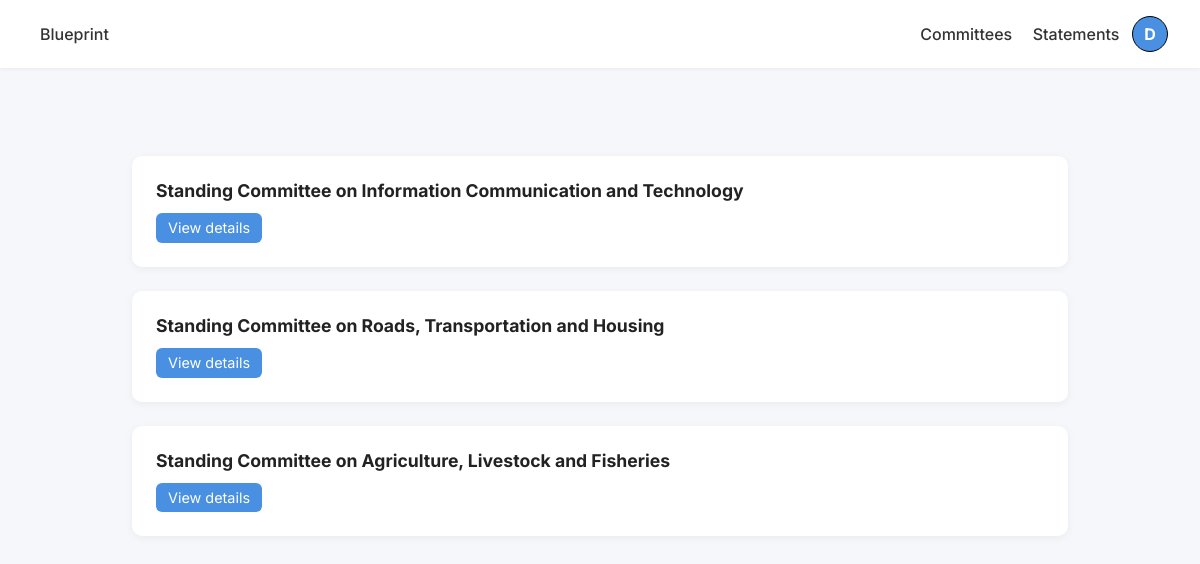
/committees (signed in), run on an earlier commit of the app's database.
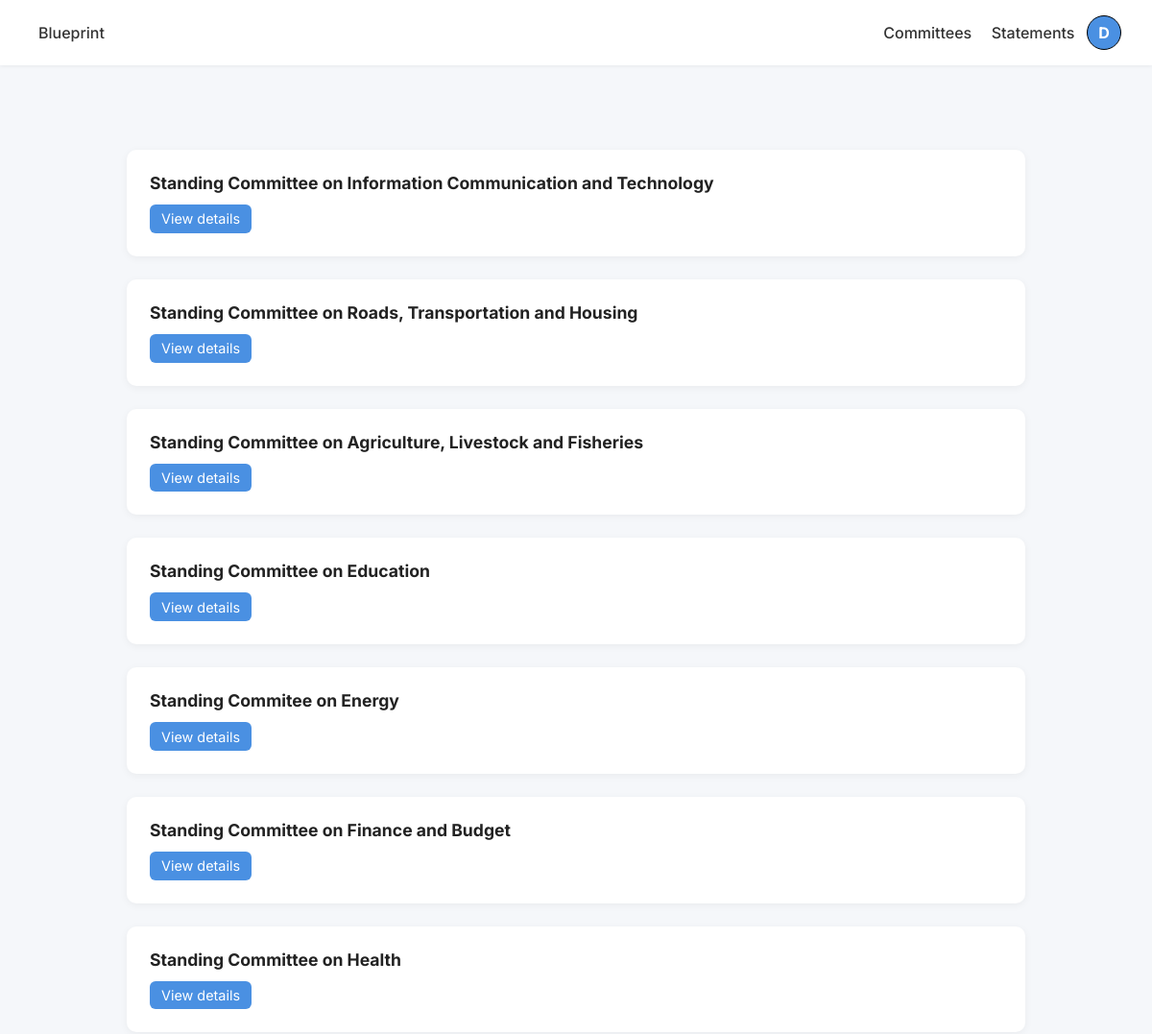
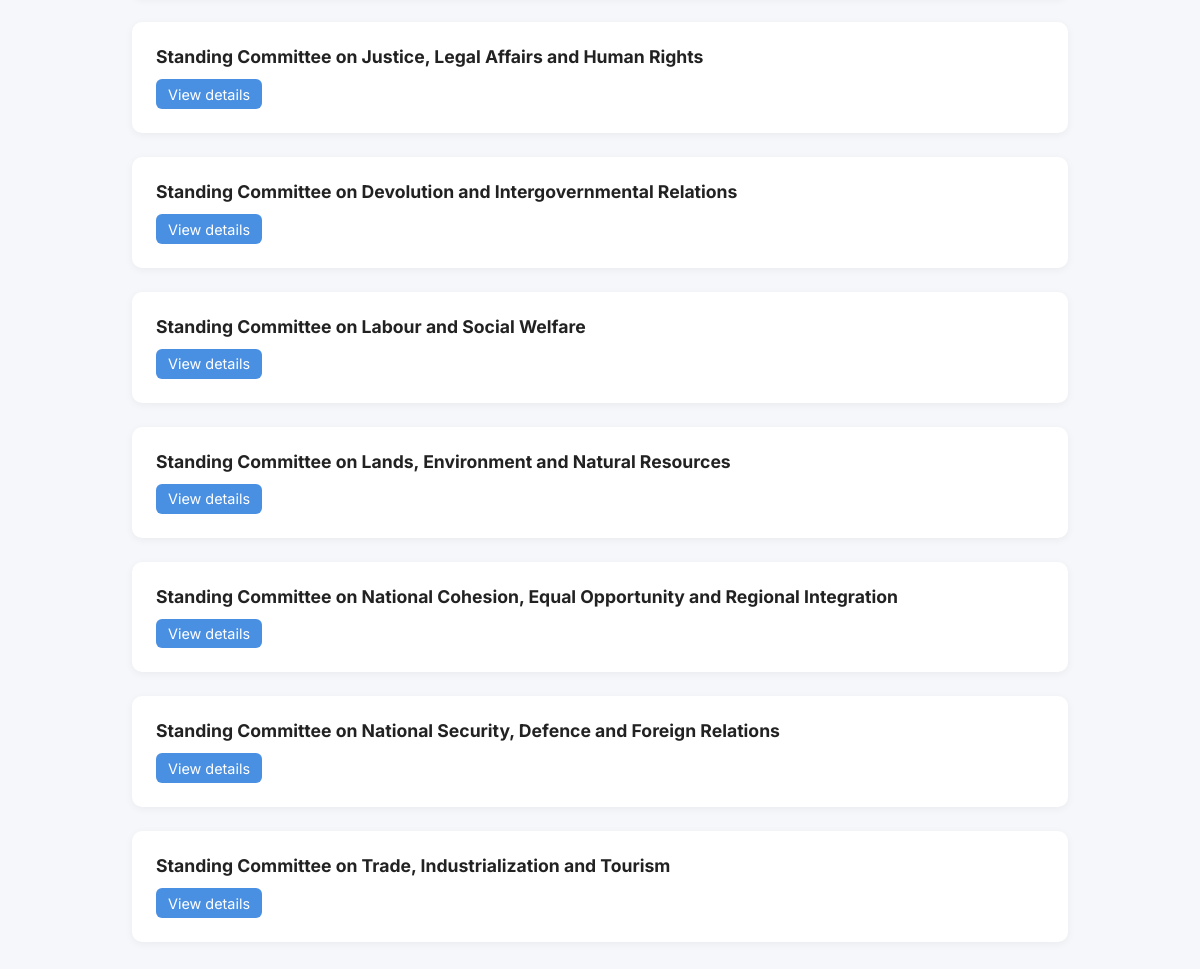
And on a later commit of the database (2 pictures, top to bottom).
### base/models.py (models this page shows, shortened)
class Committee(models.Model):
    name = models.CharField(max_length=200)
    mandate = models.TextField(null=True, blank=True)
    shorthand = models.CharField(max_length=200)
    chair = models.CharField(max_length=200)
    vice = models.CharField(max_length=200)

### base/views.py (the view)
# urls.py: path('committees', views.committees, name="committees"),
@login_required
def committees(request):
    all_committees = Committee.objects.all()
    context = {'committees' : all_committees}
    return render(request, 'base/committees.html', context)

### accounts/context_processors.py (called while the page is built)
def profile_status(request):
    if request.user.is_authenticated:
        try:
            profile = request.user.memberprofile
            incomplete = not (profile.phone_number and profile.directorate)
            return {'incomplete_profile': incomplete}
        except MemberProfile.DoesNotExist:
            return {'incomplete_profile': True}
    return {}

### base/templates/base/committees.html
{% extends 'main.html' %} <br />
{% load static %} <br />
{% block head %}
<link rel="stylesheet" href="{% static 'styles/committees.css' %}" />
{% endblock %} <br />
{% block content %}
<div class="committees-container">
  {% for committee in committees %}
  <div class="committee-card">
    <h3>{{ committee.name }}</h3>
    <a href="{% url 'committee_detail' committee.id %}" class="view-link"
      >View details</a
    >
  </div>
  {% endfor %}
</div>
{% endblock %}

### templates/main.html (shortened to what this page needs)
<!DOCTYPE html>
{% load static %}
<html lang="en">
  <head>
    <link rel="stylesheet" href="{% static 'styles/main.css' %}" />
    <link
      rel="stylesheet"
      href="https://cdn.datatables.net/2.3.1/css/dataTables.dataTables.css"
    />
    {% block head %} {% endblock %}
  </head>
  <body>
    {% if user.is_authenticated %}
    <nav class="navbar">
      <div class="navbar-left">
        <a href="/" class="logo">Blueprint</a>
      </div>
      <div class="navbar-right">
        <a href="{% url 'committees' %}">Committees</a>
        <a href="{% url 'statements' %}">Statements</a>
        <div class="profile-wrapper">
          <div class="profile">
            <span>{{ user.username|first|upper }}</span>
          </div>
        </div>
      </div>
    </nav>
    {% endif %}
    <br />
     <br />
    <div class="main-body">{% block content %} {% endblock %}</div>
  </body>
</html>

### static/styles/main.css (style rules this page uses)
* { font-family: "Inter", sans-serif; box-sizing: border-box; margin: 0; padding: 0; }
body { background-color: #f5f7fa; color: #333; }
.navbar { display: flex; justify-content: space-between; align-items: center; background-color: #fff; box-shadow: 0 1px 4px rgba(0, 0, 0, 0.06); padding: 1rem 2rem; position: sticky; top: 0; z-index: 10; }
.navbar a { text-decoration: none; color: #333; font-weight: 500; margin: 0 0.5rem; transition: color 0.3s ease; }
.profile-wrapper { position: relative; display: inline-block; cursor: pointer; }
.profile { display: flex; align-items: center; justify-content: center; background-color: #4a90e2; color: #fff; font-weight: bold; border-radius: 50%; height: 36px; width: 36px; border: 1px solid #000; }
.main-body { padding: 0 2rem; }

### static/styles/committees.css (style rules this page uses)
.committees-container { max-width: 1000px; margin: 2rem auto; padding: 1rem 2rem; display: flex; flex-direction: column; gap: 1.5rem; }
.committee-card { background-color: #ffffff; padding: 1.5rem; border-radius: 10px; box-shadow: 0 2px 8px rgba(0, 0, 0, 0.05); transition: transform 0.2s ease; }
.committee-card h3 { font-size: 1.1rem; margin-bottom: 0.75rem; color: #222; }
.view-link { display: inline-block; padding: 0.4rem 0.75rem; font-size: 0.9rem; color: #fff; background-color: #4a90e2; border-radius: 6px; text-decoration: none; transition: background-color 0.3s ease; }

What changed in the data, as far as the page shows it:
added Committee: name "Standing Committee on Education"
added Committee: name "Standing Commitee on Energy"
added Committee: name "Standing Committee on Finance and Budget"
added Committee: name "Standing Committee on Health"
added Committee: name "Standing Committee on Justice, Legal Affairs and Human Rights"
added Committee: name "Standing Committee on Devolution and Intergovernmental Relations"
added Committee: name "Standing Committee on Labour and Social Welfare"
added Committee: name "Standing Committee on Lands, Environment and Natural Resources"
added Committee: name "Standing Committee on National Cohesion, Equal Opportunity and Regional Integration"
added Committee: name "Standing Committee on National Security, Defence and Foreign Relations"
added Committee: name "Standing Committee on Trade, Industrialization and Tourism"
